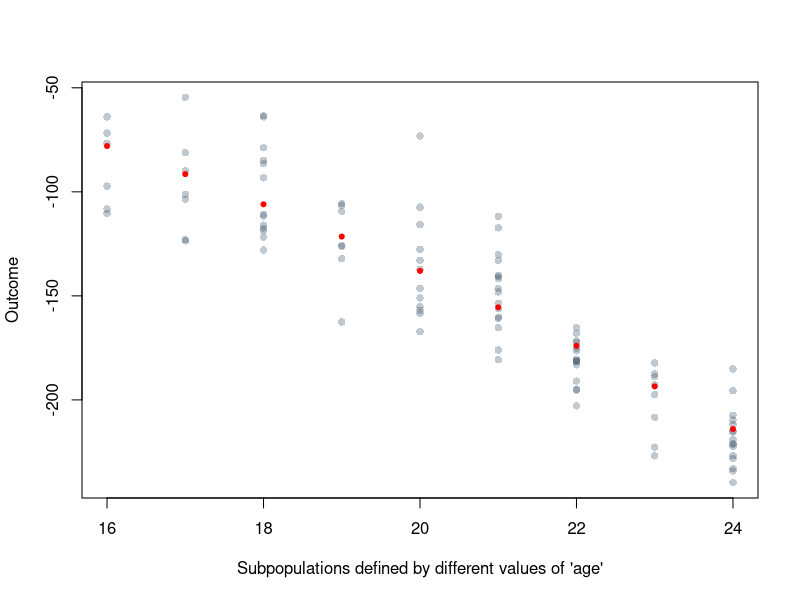
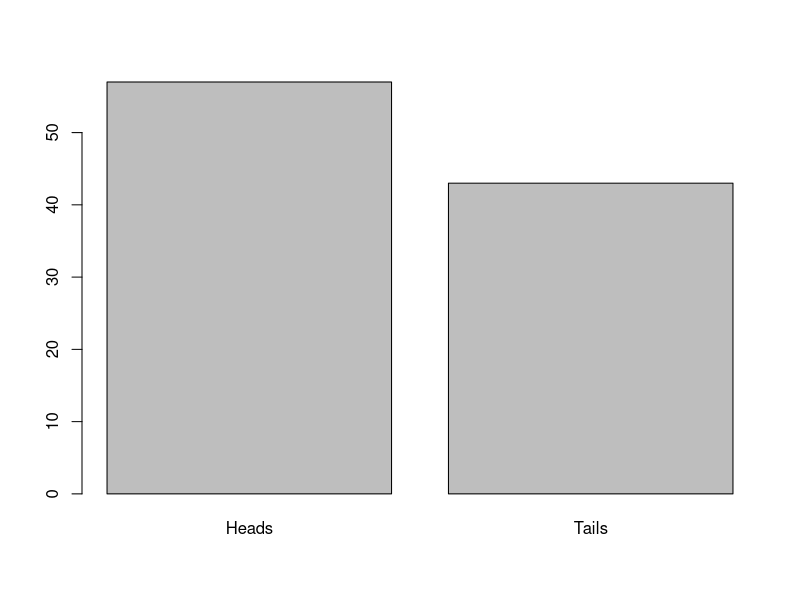
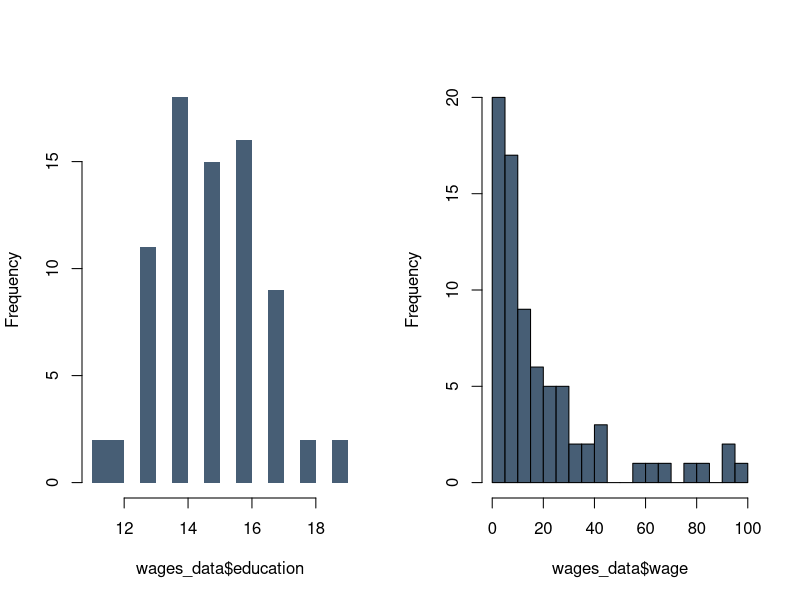
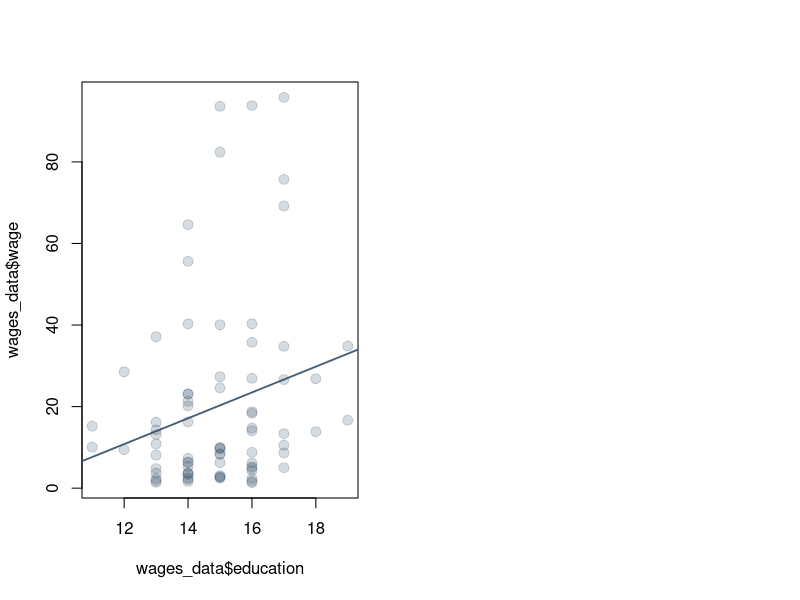
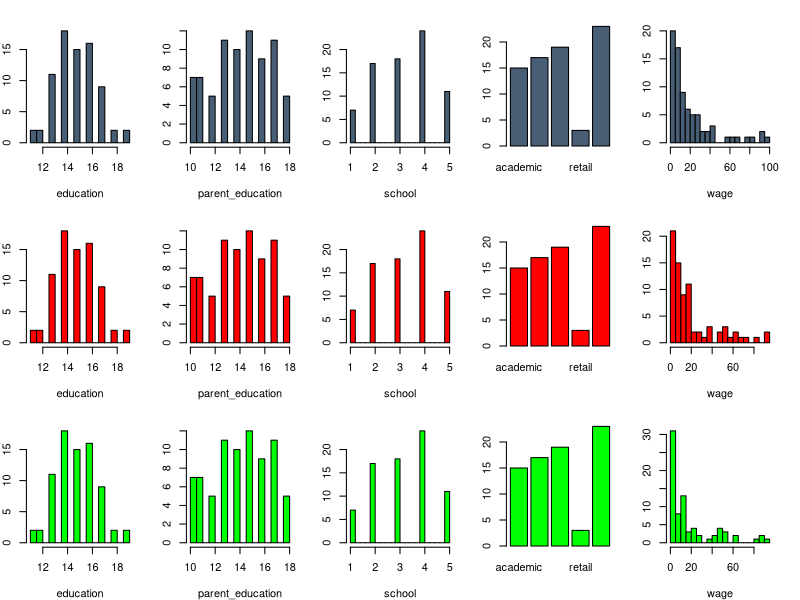
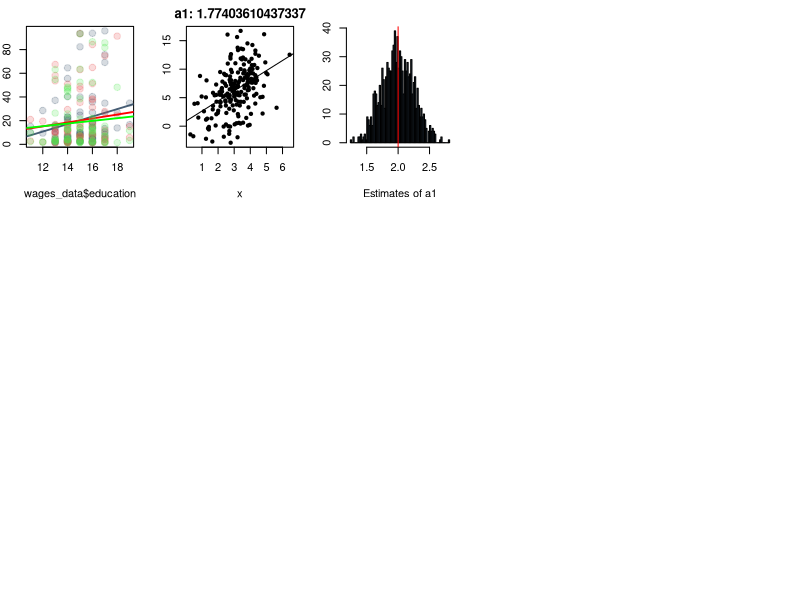

The R source for these figures, in order:
## ---- chunk 1
set.seed(123)  # fix the random number generator
age_range <- 16:24
age <- sample(x=age_range, size=100, replace=TRUE)  # draw 100 integers randomly
y <- 2 + 3 * age - 0.5*age^2 + rnorm(100, 0, 20)  # create a new variable y as linear additive function of x
plot(age, y,  # plot x vs y (draws points by default)
     col=rgb(0.2, 0.3, 0.4, 0.3),  # color of the points
     pch=16,  # point character, 16 is a small dot
     xlab="Subpopulations defined by different values of 'age'",
     ylab="Outcome")  
y_ticks <- 2 + 3 * age_range - 0.5 * age_range^2
points(age_range, y_ticks, col="red", pch=20)  # adds the average y in red for evey ticks value
## ---- chunk 2
coin_tosses <- table(rbinom(n=100, size=1, prob=c(0.5,0.5)))
barplot(coin_tosses, names.arg=c("Heads", "Tails"))
## ---- chunk 3
wages_data <- read.csv("../data/wage_sample1.csv")
par(mfrow=c(1,2))  # set graphics options to 1 row and 2 columns
cblue <- rgb(0.2, 0.3, 0.4, 0.9)  # define a color
# 1st histogram
hist(wages_data$education, 
     breaks=20,  # group datarange into 20 bins
     col=cblue,  # fill color of the bars
     border=NA,  # no border color for the bars
     main=""  # no title above the plot
     )
# 2nd histogram
hist(wages_data$wage, breaks=20, col=cblue, main="")
## ---- chunk 4
ablue <- rgb(0.2, 0.3, 0.4, 0.2)
plot(x=wages_data$education, y=wages_data$wage,
     col=ablue,  # last number is the alpha (0.2)
     pch=20,  # plotting ‘character’. 20 is solid bullet
     cex=2  # character (or symbol) expansion. Size of the symbol
     )
reg1 <- lm(wage~education, data=wages_data) 
abline(reg1, lwd=1.8, col=cblue)
## ---- chunk 5
wages_data2 <- read.csv("../data/wage_sample2.csv")
wages_data3 <- read.csv("../data/wage_sample3.csv")
reg2 <- lm(wage~education, data=wages_data2) 
reg3 <- lm(wage~education, data=wages_data3) 
## ---- chunk 6
par(mfrow=c(3,5),  # 3 rows, 2 columns
    mar=c(4,2,2,2)  # slightly adjust margins
    )
draw_hist_row <- function(data, color, nbreaks=20) {
   with(data, hist(education, main="", breaks=nbreaks, col=color))
   with(data, hist(parent_education, main="", breaks=nbreaks, col=color))
   with(data, hist(school, main="", breaks=nbreaks, col=color))
   tab_occ <- table(data[, "occupation"])
   barplot(tab_occ, main="", col=color)
   with(data, hist(wage, main="", breaks=nbreaks, col=color))
}
draw_hist_row(data=wages_data, color=cblue)
draw_hist_row(data=wages_data2, color="red")
draw_hist_row(data=wages_data3, color="green")
## ---- chunk 7
plot(x=wages_data$education, y=wages_data$wage,col=ablue, pch=20, cex=2)
abline(reg1, lwd=1.8, col=cblue)
points(x=wages_data2$education, y=wages_data2$wage,col=rgb(.9,.3,0.3, 0.2), pch=20, cex=2)
abline(reg2, lwd=1.8, col="red")
points(x=wages_data3$education, y=wages_data3$wage, col=rgb(.3,.9,0.3, 0.2), pch=20, cex=2)
abline(reg3, lwd=1.8, col="green")
## ---- chunk 8
set.seed(9870137)
n <- 200
x <- rnorm(n=n, mean=3, sd=1)
z <- rnorm(n=n, mean=1, sd=1)
v <- rnorm(n=n, mean=2, sd=1)
y = 1 + 2 * x + 3 * z - 2 * v

reg_ex <- lm(y~x)
x_coeff <- coef(reg_ex)["x"]
plot(x, y, pch=20, main=paste("a1:", x_coeff))
abline(reg_ex)
## ---- chunk 9
coef(lm(y ~ x + v + z))
## ---- chunk 10
reps <- 1000
a1_sim <- vector(mode="numeric", length=reps)
for (i in 1:reps){
  z <- rnorm(n=n, mean=1, sd=1)
  v <- rnorm(n=n, mean=2, sd=1)
  y = 1 + 2 * x + 3 * z - 2 * v
  a1_sim[i] <- coef(lm(y~x))["x"]
}
hist(a1_sim, breaks=100, main="", xlab="Estimates of a1", col=cblue)
abline(v=2,col="red")
